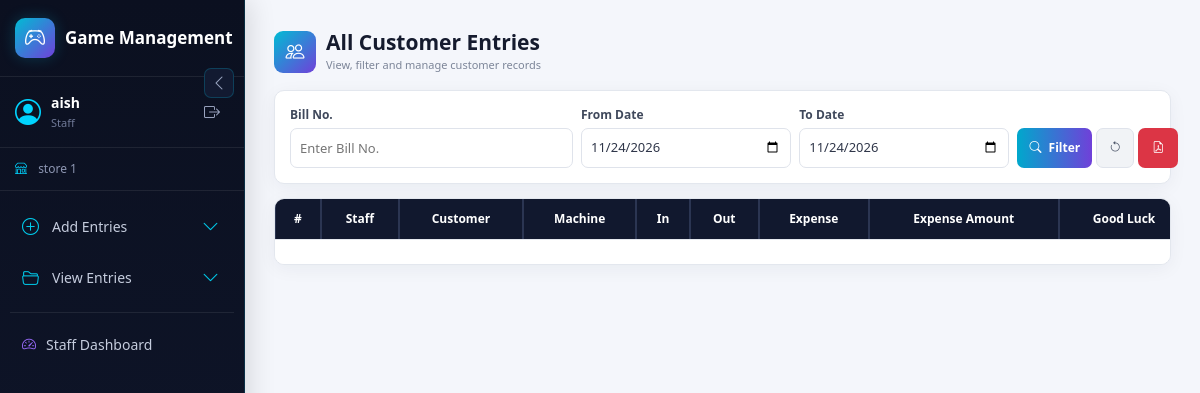
Page /entries/customer/ (signed in) on the committed database.
### videostore/models.py (models this page shows)
class User(AbstractUser):
    ROLE_CHOICES = (
        ('superadmin', 'SuperAdmin'),
        ('staff', 'Staff'),
    )
    role = models.CharField(max_length=20, choices=ROLE_CHOICES)
    store = models.ForeignKey('Store', on_delete=models.SET_NULL, null=True, blank=True)
    phone_number = models.CharField(max_length=20, blank=True, null=True)

class Store(models.Model):
    name = models.CharField(max_length=100)
    location = models.CharField(max_length=255, blank=True)

### videostore/views.py (the view, shortened to what this page needs)
@login_required
def customer_entries(request):
    if request.user.role == 'staff':
        if not request.user.store:
            messages.error(request, "You are not assigned to any store.")
            return redirect('custom_login')
        entries = GameData.objects.filter(entry_source='customer_staff_entry', staff=request.user).select_related('machine__store', 'staff').order_by('-id')[:100]
        stores = Store.objects.filter(pk=request.user.store.pk)
        machines = Machine.objects.filter(store=request.user.store)
    elif request.user.is_superuser or request.user.role == 'superadmin':
        entries = GameData.objects.filter(entry_source='customer_staff_entry').select_related('machine__store', 'staff').order_by('-id')[:100]
        stores = Store.objects.all()
        machines = Machine.objects.all()
    else:
        messages.error(request, "Unauthorized access.")
        return redirect('custom_login')
    now = timezone.now()
    return render(request, 'customer_entries_list.html', {'entries': entries, 'stores': stores, 'machines': machines, 'now': now})

### videostore/templates/customer_entries_list.html (shortened to what this page needs)
{% extends 'base.html' %}
{% load static %}
{% block content %}
<div class="customer-entries-page">
    <div class="customer-page-header">
        <div class="customer-heading">
            <div class="customer-heading-icon">
                <i class="bi bi-people"></i>
            </div>
            <div>
                <h2>
                    All Customer Entries
                </h2>
                <p>
                    View, filter and manage customer records
                </p>
            </div>
        </div>
    </div>
    <div class="customer-filter-card">
        <div class="row g-2 align-items-end">
            <div class="col-6 col-md-4">
                <label class="customer-filter-label">
                    Bill No.
                </label>
                <input
                    type="text"
                    id="filterBillNo"
                    class="customer-filter-control"
                    placeholder="Enter Bill No."
                >
            </div>
            <div class="col-6 col-md-3">
                <label class="customer-filter-label">
                    From Date
                </label>
                <input
                    type="date"
                    id="filterFromDate"
                    class="customer-filter-control"
                    value="{{ now|date:'Y-m-d' }}"
                >
            </div>
            <div class="col-6 col-md-3">
                <label class="customer-filter-label">
                    To Date
                </label>
                <input
                    type="date"
                    id="filterToDate"
                    class="customer-filter-control"
                    value="{{ now|date:'Y-m-d' }}"
                >
            </div>
            <div class="col-6 col-md-2 d-flex gap-1">
                <button
                    type="button"
                    id="applyFilter"
                    class="btn customer-filter-btn w-100"
                    title="Filter"
                >
                    <i class="bi bi-search"></i>
                    <span class="d-none d-lg-inline ms-1">
                        Filter
                    </span>
                </button>
                <button
                    type="button"
                    id="clearFilter"
                    class="btn customer-clear-btn"
                    title="Clear"
                >
                    <i class="bi bi-arrow-counterclockwise"></i>
                </button>
                <button
                    type="button"
                    id="downloadPdf"
                    class="btn customer-pdf-btn"
                    title="Download PDF"
                >
                    <i class="bi bi-file-earmark-pdf"></i>
                </button>
            </div>
        </div>
    </div>
    <div
        id="printableArea"
        class="customer-table-card"
    >
        <div class="customer-table-scroll">
            <table
                class="table table-bordered customer-entries-table"
            >
                <thead>
                    <tr>
                        <th>#</th>
                        <th>Staff</th>
                        <th>Customer</th>
                        <th>Machine</th>
                        <th>In</th>
                        <th>Out</th>
                        <th>Expense</th>
                        <th>Expense Amount</th>
                        <th>Good Luck</th>
                    </tr>
                </thead>
            </table>
        </div>
        <div class="customer-pagination-area">
        </div>
    </div>
</div>
{% endblock %}

### videostore/templates/base.html (shortened to what this page needs)
<!DOCTYPE html>
<html lang="en">
<head>
    <link
        href="https://cdn.jsdelivr.net/npm/bootstrap@5.3.3/dist/css/bootstrap.min.css"
        rel="stylesheet"
    >
    <link
        href="https://cdn.jsdelivr.net/npm/bootstrap-icons@1.11.3/font/bootstrap-icons.css"
        rel="stylesheet"
    >
</head>
<body>
    <aside
        class="desktop-sidebar d-none d-md-flex"
        id="sidebar"
    >
        <div class="sidebar-top">
            <div class="game-brand">
                <div class="game-brand-icon">
                    <i class="bi bi-controller"></i>
                </div>
                <div class="game-brand-text-wrapper">
                    <div class="game-brand-text">
                        Game Management
                    </div>
                </div>
            </div>
        </div>
        <div class="user-section">
            <div class="user-profile">
                <div class="user-info">
                    <i class="bi bi-person-circle user-icon"></i>
                    <div class="nav-text">
                        <div class="username">
                            {{ request.user.username }}
                        </div>
                        <div class="user-role">
                            {% if request.user.is_superuser %}
                                Super Admin
                            {% elif request.user.role %}
                                {{ request.user.role|title }}
                            {% else %}
                                Staff
                            {% endif %}
                        </div>
                    </div>
                </div>
                <a
                    href="{% url 'custom_logout' %}"
                    class="logout-btn nav-text"
                    title="Logout"
                >
                    <i class="bi bi-box-arrow-right"></i>
                </a>
            </div>
        </div>
        {% if request.user.store %}
            <div class="store-section">
                <i class="bi bi-shop me-2"></i>
                <span class="nav-text">
                    {{ request.user.store.name }}
                </span>
            </div>
        {% endif %}
        <div class="sidebar-nav">
            <ul>
                <li>
                    <button
                        type="button"
                        class="menu-toggle"
                        onclick="toggleSubmenu(this)"
                    >
                        <i class="bi bi-plus-circle"></i>
                        <span class="nav-text">
                            Add Entries
                        </span>
                        <i class="bi bi-chevron-down menu-arrow"></i>
                    </button>
                </li>
                <li>
                    <button
                        type="button"
                        class="menu-toggle"
                        onclick="toggleSubmenu(this)"
                    >
                        <i class="bi bi-folder2-open"></i>
                        <span class="nav-text">
                            View Entries
                        </span>
                        <i class="bi bi-chevron-down menu-arrow"></i>
                    </button>
                </li>
                {% if request.user.role == 'staff' %}
                    <li class="superadmin-link">
                        <a href="{% url 'staff_dashboard' %}">
                            <i class="bi bi-speedometer2"></i>
                            <span class="nav-text">
                                Staff Dashboard
                            </span>
                        </a>
                    </li>
                {% endif %}
            </ul>
        </div>
        <button
            type="button"
            class="sidebar-toggle"
            onclick="toggleSidebar()"
            title="Collapse sidebar"
            id="sidebarToggle"
        >
            <i class="bi bi-chevron-left"></i>
        </button>
    </aside>
    <div
        class="main-wrapper"
        id="mainWrapper"
    >
        <main class="content">
            {% block content %}
            {% endblock %}
        </main>
    </div>
</body>
</html>

### videostore/templates/base.html (style rules this page uses)
* { box-sizing: border-box; }
html, body { margin: 0; padding: 0; width: 100%; min-height: 100%; font-family: "Segoe UI", Arial, sans-serif; background: #f4f6fb; overflow-x: hidden; }
body { min-height: 100vh; }
a { text-decoration: none; }
.desktop-sidebar { width: 245px; min-width: 245px; height: 100vh; position: fixed; top: 0; left: 0; display: flex; flex-direction: column; background: linear-gradient( 180deg, #0b1020 0%, #10172d 100% ); color: #ffffff; border-right: 1px solid rgba(0, 212, 255, 0.15); box-shadow: 5px 0 25px rgba(0, 0, 0, 0.12); transition: width 0.25s ease, min-width 0.25s ease; z-index: 1000; overflow-y: auto; overflow-x: hidden; }
.sidebar-top { padding: 18px 15px; border-bottom: 1px solid rgba(255, 255, 255, 0.08); }
.game-brand { display: flex; align-items: center; gap: 10px; color: #ffffff; }
.game-brand-icon { width: 40px; height: 40px; display: flex; align-items: center; justify-content: center; border-radius: 10px; background: linear-gradient( 135deg, #00bcd4, #7040d9 ); box-shadow: 0 0 15px rgba(0, 212, 255, 0.20); flex-shrink: 0; }
.game-brand-icon i { font-size: 21px; }
.game-brand-text { font-size: 17px; font-weight: 700; white-space: nowrap; }
.user-section { padding: 15px; border-bottom: 1px solid rgba(255, 255, 255, 0.08); }
.user-profile { display: flex; align-items: center; justify-content: space-between; gap: 10px; }
.user-info { display: flex; align-items: center; min-width: 0; }
.user-icon { color: #00d4ff; font-size: 26px; margin-right: 10px; flex-shrink: 0; }
.username { color: #ffffff; font-size: 14px; font-weight: 600; white-space: nowrap; overflow: hidden; text-overflow: ellipsis; }
.user-role { color: #707a98; font-size: 11px; margin-top: 2px; }
.logout-btn { width: 34px; height: 34px; display: flex; align-items: center; justify-content: center; color: #9ba5c0; border-radius: 8px; transition: 0.2s ease; flex-shrink: 0; }
.store-section { padding: 12px 15px; border-bottom: 1px solid rgba(255, 255, 255, 0.08); color: #8d96b2; font-size: 12px; }
.store-section i { color: #00d4ff; }
.sidebar-nav { padding: 12px 10px; flex: 1; }
.sidebar-nav ul { list-style: none; padding: 0; margin: 0; }
.sidebar-nav > ul > li { margin-bottom: 4px; }
.nav-link-main, .menu-toggle { width: 100%; display: flex; align-items: center; gap: 10px; padding: 11px 12px; border: none; border-radius: 8px; background: transparent; color: #c5ccdd; font-size: 14px; text-align: left; cursor: pointer; transition: 0.2s ease; }
.nav-link-main i, .menu-toggle > i { width: 20px; color: #00c8e8; font-size: 17px; flex-shrink: 0; }
.menu-arrow { margin-left: auto; font-size: 12px; color: #68728e; transition: transform 0.2s ease; }
.superadmin-link { margin-top: 10px; border-top: 1px solid rgba(255, 255, 255, 0.08); padding-top: 10px; }
.superadmin-link a { display: flex; align-items: center; gap: 10px; padding: 11px 12px; color: #c5ccdd; border-radius: 8px; font-size: 14px; transition: 0.2s ease; }
.superadmin-link i { color: #9b6cff; }
.main-wrapper { margin-left: 245px; min-height: 100vh; display: flex; flex-direction: column; transition: margin-left 0.25s ease; }
.content { width: 100%; min-height: 100vh; padding: 25px; background: #f4f6fb; }
.sidebar-toggle { position: absolute; right: 10px; top: 68px; width: 30px; height: 30px; display: flex; align-items: center; justify-content: center; border: 1px solid rgba(0, 212, 255, 0.20); border-radius: 7px; background: #121a31; color: #9aa5c1; cursor: pointer; z-index: 10; transition: 0.2s ease; }

### rows in the picture
User: user.username "aish", user.role "Staff", user.store.name "store 1"
